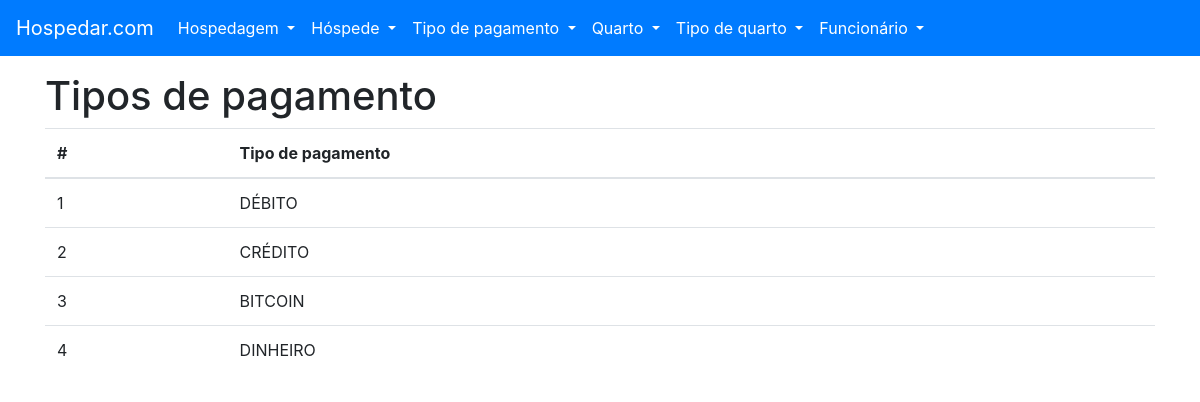
/tipo_pagamento/listar, run on an earlier commit of the app's database.
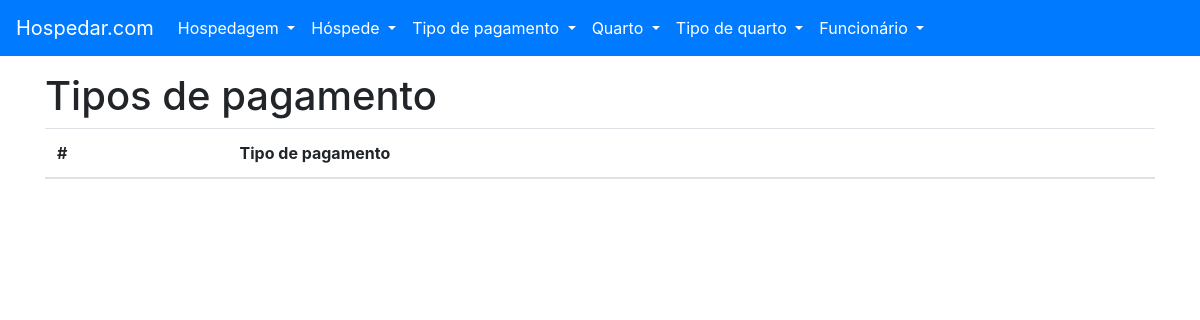
And on a later commit of the database.
### tables this page shows
CREATE TABLE "TIPO_PAGAMENTO" (
	"ID_TIPO_PAGAMENTO" INTEGER NOT NULL PRIMARY KEY AUTOINCREMENT UNIQUE,
	"NO_TIPO_PAGAMENTO" VARCHAR(16) NOT NULL UNIQUE
);

### project/backend/tipo_pagamento/views.py (the view)
def listar():
    with TipoPagamentoModel(DATABASE_URL) as db:
        try:
            tipo_pagamento = db.select_all()
        except (DatabaseException, OperationalError, IntegrityError) as err:
            flash(str(err), 'danger')
            return render_template('tipo_pagamento-listar.html')
    return render_template('tipo_pagamento-listar.html', tipo_pagamento=tipo_pagamento)

### project/backend/main/models.py (called while the page is built)
    def __enter__(self):
        self.open()
        return self

    def __exit__(self, exc_type, exc_val, exc_tb):
        self.close()

    def open(self):
        self._connection = sqlite3.connect(self.url)

    def close(self):
        self._connection.close()

    def cursor_to_dict(self, cursors: Iterable):
        return [dict(zip(self.__tablecolumns__, cursor)) for cursor in cursors]

    def select_all(self):
        if self._connection:
            return self.cursor_to_dict(self._connection.execute(f'SELECT * FROM {self.__tablename__};'))
        raise ProgrammingError('ProgrammingError: Cannot operate on a closed database.')

### project/frontend/templates/tipo_pagamento-listar.html (shortened to what this page needs)
{% extends 'base.html' %}
{% from 'macros.html' import flash %}
{% block content %}
    <h1>Tipos de pagamento</h1>
    <table class="table">
        <thead>
        <tr>
            <th scope="col">#</th>
            <th scope="col">Tipo de pagamento</th>
        </tr>
        </thead>
        <tbody>
        {% for tipo in tipo_pagamento %}
            <tr>
                <td scope="row">{{ tipo['ID_TIPO_PAGAMENTO'] }}</td>
                <td>{{ tipo['NO_TIPO_PAGAMENTO'] }}</td>
            </tr>
        {% endfor %}
        </tbody>
    </table>
{% endblock content%}

What changed in the data, as far as the page shows it:
removed TIPO_PAGAMENTO: ID_TIPO_PAGAMENTO "1", NO_TIPO_PAGAMENTO "DÉBITO"
removed TIPO_PAGAMENTO: ID_TIPO_PAGAMENTO "2", NO_TIPO_PAGAMENTO "CRÉDITO"
removed TIPO_PAGAMENTO: ID_TIPO_PAGAMENTO "3", NO_TIPO_PAGAMENTO "BITCOIN"
removed TIPO_PAGAMENTO: ID_TIPO_PAGAMENTO "4", NO_TIPO_PAGAMENTO "DINHEIRO"
